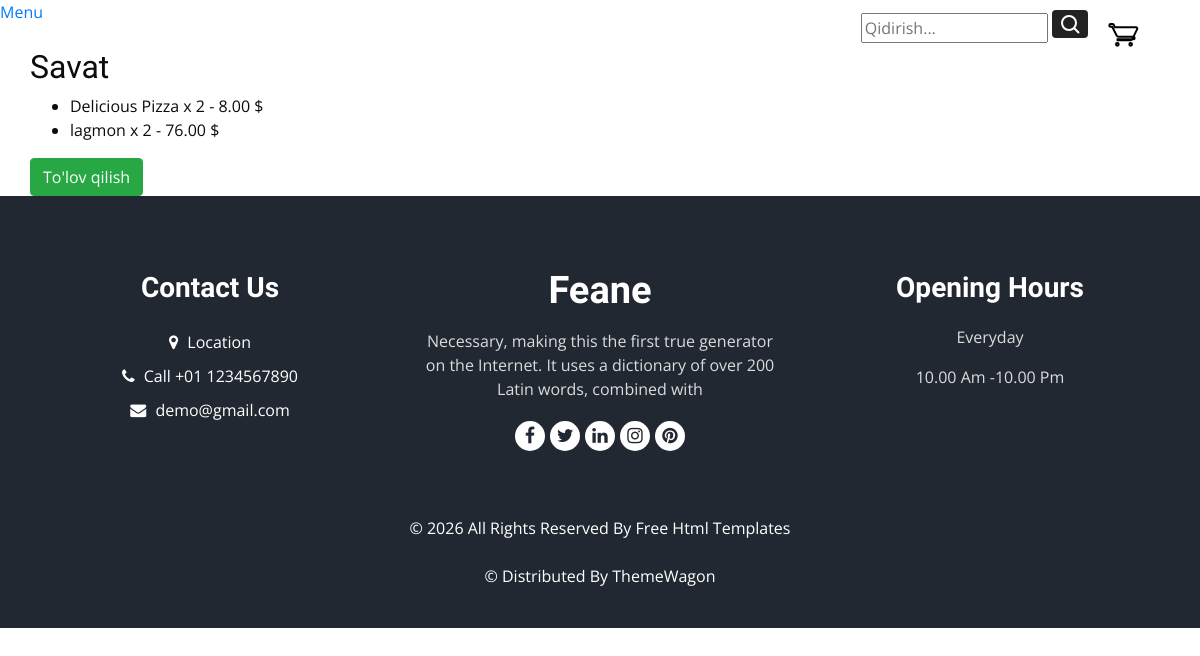
The page /cart/ (signed in) on the database as committed earlier.
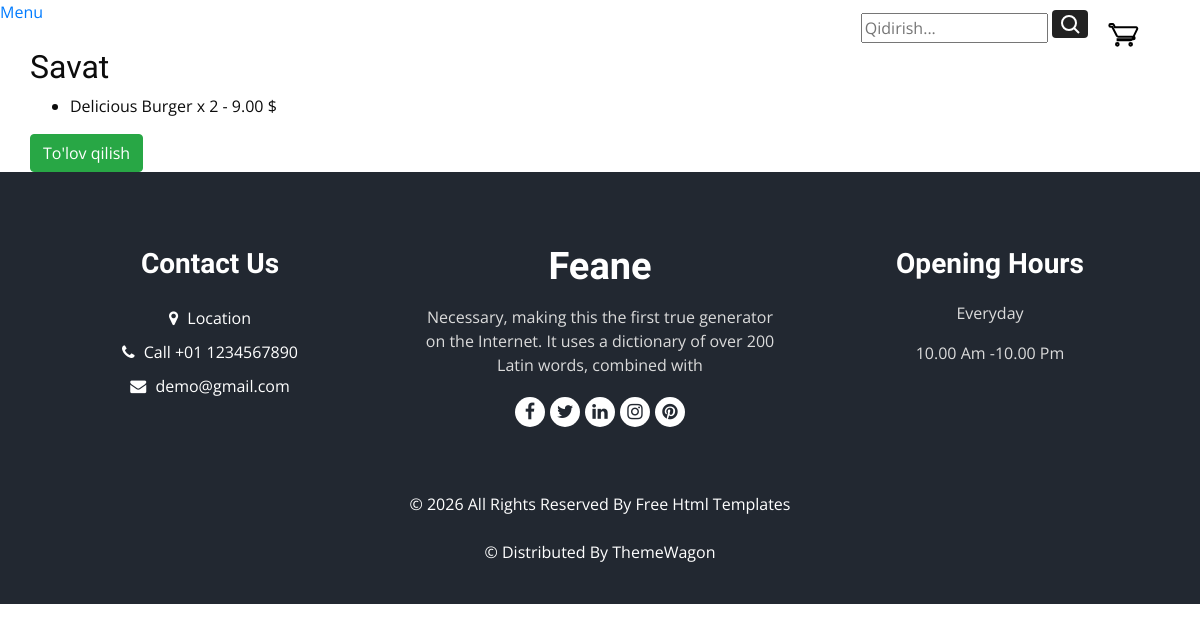
The same page on the database as committed later.
### main/models.py (models this page shows, shortened)
class OrderProduct(models.Model):
    order = models.ForeignKey(Order, on_delete=models.CASCADE, related_name='items')
    product = models.ForeignKey(Product, on_delete=models.CASCADE)
    quantity = models.PositiveIntegerField(default=1)

class Product(models.Model):
    title = models.CharField(max_length=255)
    description = models.TextField(null=True, blank=True)
    image = models.ImageField(upload_to='products/', null=True, blank=True)
    price = models.DecimalField(max_digits=10, decimal_places=2)
    discount = models.IntegerField(default=0)
    is_active = models.BooleanField(default=True)
    category = models.ForeignKey(Category, on_delete=models.SET_NULL, null=True,related_name='products')
    class Meta:
        permissions = [
            ("can_delevry_pizzas","can")
        ]

### main/views.py (the view)
# urls.py: path('cart/',                    cart_view,          name='cart'),
@login_required(login_url='main:login')
def cart_view(request):
    order = Order.objects.filter(
        user=request.user,
        status='pending'
    ).first()
    return render(request, 'main/cart.html', {'order': order})

### templates/main/cart.html
{% extends 'base.html' %}
{% block main %}
<div class="container mt-4">
    <h2>Savat</h2>
    {% if order and order.items.all %}
        <ul>
        {% for item in order.items.all %}
            <li>{{ item.product.title }} x {{ item.quantity }} - {{ item.product.price }} $</li>
        {% endfor %}
        </ul>
        <a href="{% url 'payment' %}" class="btn btn-success">To'lov qilish</a>
    {% else %}
        <p>Savat bo'sh.</p>
    {% endif %}
</div>
{% endblock %}

Rows that differ between the two databases and show on the page:
no longer on this page (row unchanged): OrderProduct: product "Delicious Pizza", quantity "2", product.price "8.00"
no longer on this page (row unchanged): OrderProduct: product "lagmon", quantity "2", product.price "76.00"
added OrderProduct: product "Delicious Burger", quantity "2", product.price "9.00"
